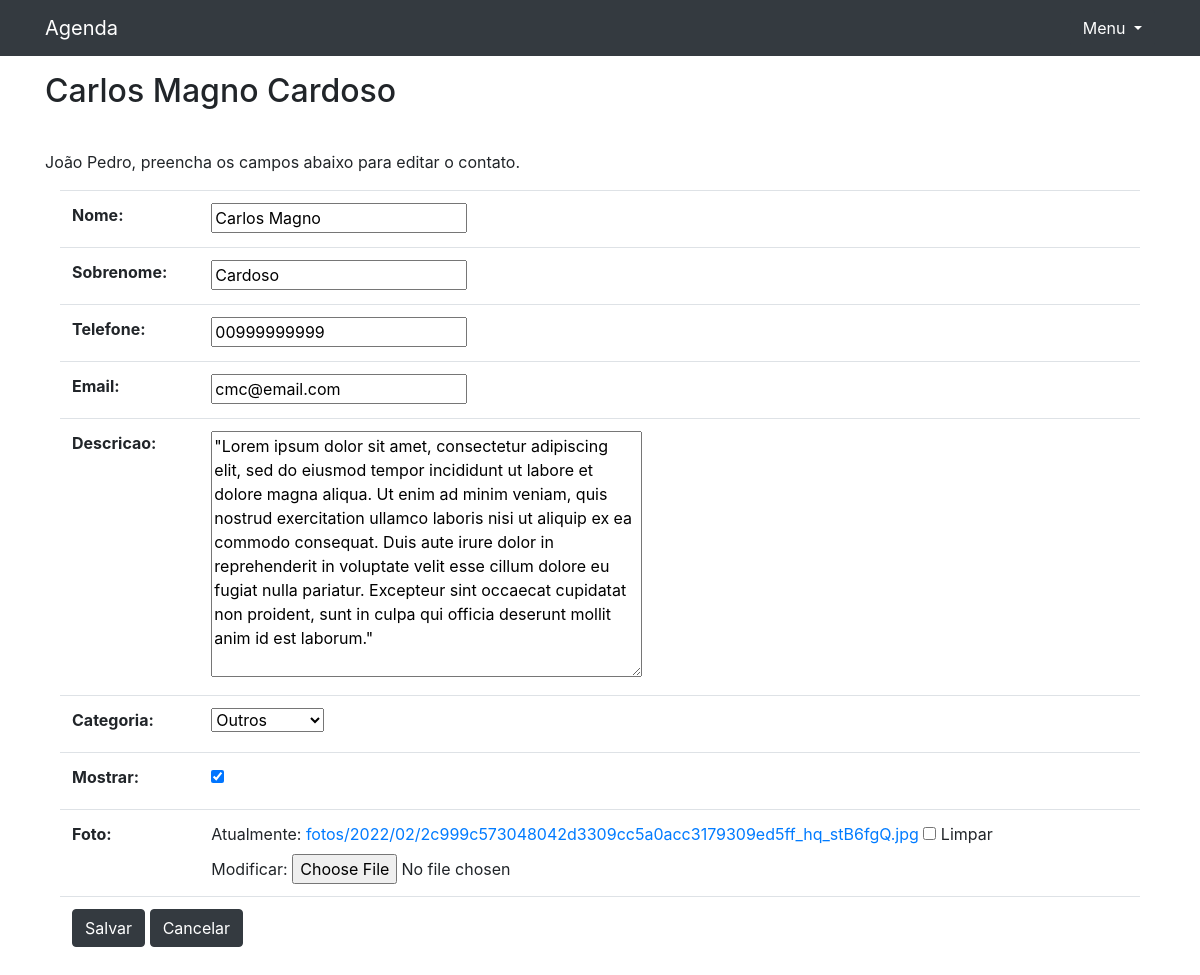
Screenshot of /editar_contato/16 (signed in) with the database file from the repository.
### contatos/models.py (models this page shows, shortened)
class Contato(models.Model):  # Model dos contatos relacionado à Categoria.
    nome = models.CharField(max_length=20)
    sobrenome = models.CharField(max_length=20, blank=True)
    telefone = models.CharField(max_length=11)
    email = models.CharField(max_length=50, blank=True)
    data_criacao = models.DateTimeField(default=timezone.now)
    descricao = models.TextField(blank=True)
    categoria = models.ForeignKey(Categoria, on_delete=models.DO_NOTHING)
    mostrar = models.BooleanField(default=True)
    foto = models.ImageField(blank=True, upload_to='fotos/%Y/%m/')

class Categoria(models.Model):  # Model que terá relação Many-to-One
    nome = models.CharField(max_length=20)
    def __str__(self):
        return self.nome

### contatos/views.py (the view, shortened to what this page needs)
# urls.py: path('editar_contato/<int:contato_id>', views.editar_contato, name='editar_contato'),
@login_required
@permission_required('contatos.change_contato', raise_exception=True)  # Checa permissão do usuário.
def editar_contato(request, contato_id):
    contato = get_object_or_404(Contato, id=contato_id)
    form = FormContato(instance=contato)
    context = {'form': form,
               'contato': contato}
    return render(request, 'contatos/editar_contato.html', context)

### accounts/models.py
class FormContato(forms.ModelForm):
    class Meta:
        model = Contato
        exclude = ('data_criacao',)

### contatos/templates/contatos/editar_contato.html (shortened to what this page needs)
{% extends 'base.html'%}
{% block conteudo %}
<h2 class="mt-3 mb-3">{{ contato.nome }} {{ contato.sobrenome }}</h2><br>
<p>
    {{user.first_name}},
    preencha os campos abaixo para editar o contato.
</p>
<div class="container" >
    <form action="{% url 'editar_contato' contato_id=contato.id %}" method="POST" enctype="multipart/form-data">
        <table class="table">
            {{ form }}
            <tr>
                <td colspan="2">
                    <button type="submit" class="btn btn-dark">Salvar</button>
                    <a class="btn btn-dark" href="{% url 'ver_contato' contato_id=contato.id %}" role="button">Cancelar</a>
                </td>
            </tr>
        </table>
    </form>
</div>
{% endblock %}

### rows the page displays
Contato: nome "Carlos Magno", sobrenome "Cardoso", telefone "00999999999", email "cmc@email.com", descricao "\"Lorem ipsum dolor sit amet, consectetur adipiscing elit, sed do eiusmod tempor incididunt ut labore et dolore magna aliqua. Ut enim ad minim veniam, quis nostrud exercitation ullamco laboris nisi ut aliquip ex ea commodo consequat. Duis aute irure dolor in reprehenderit in voluptate velit esse cillum dolore eu fugiat nulla pariatur. Excepteur sint occaecat cupidatat non proident, sunt in culpa qui officia deserunt mollit anim id est laborum.\"", categoria "Outros", mostrar "☑"

### other values shown
{{ user.first_name }} "João Pedro"
